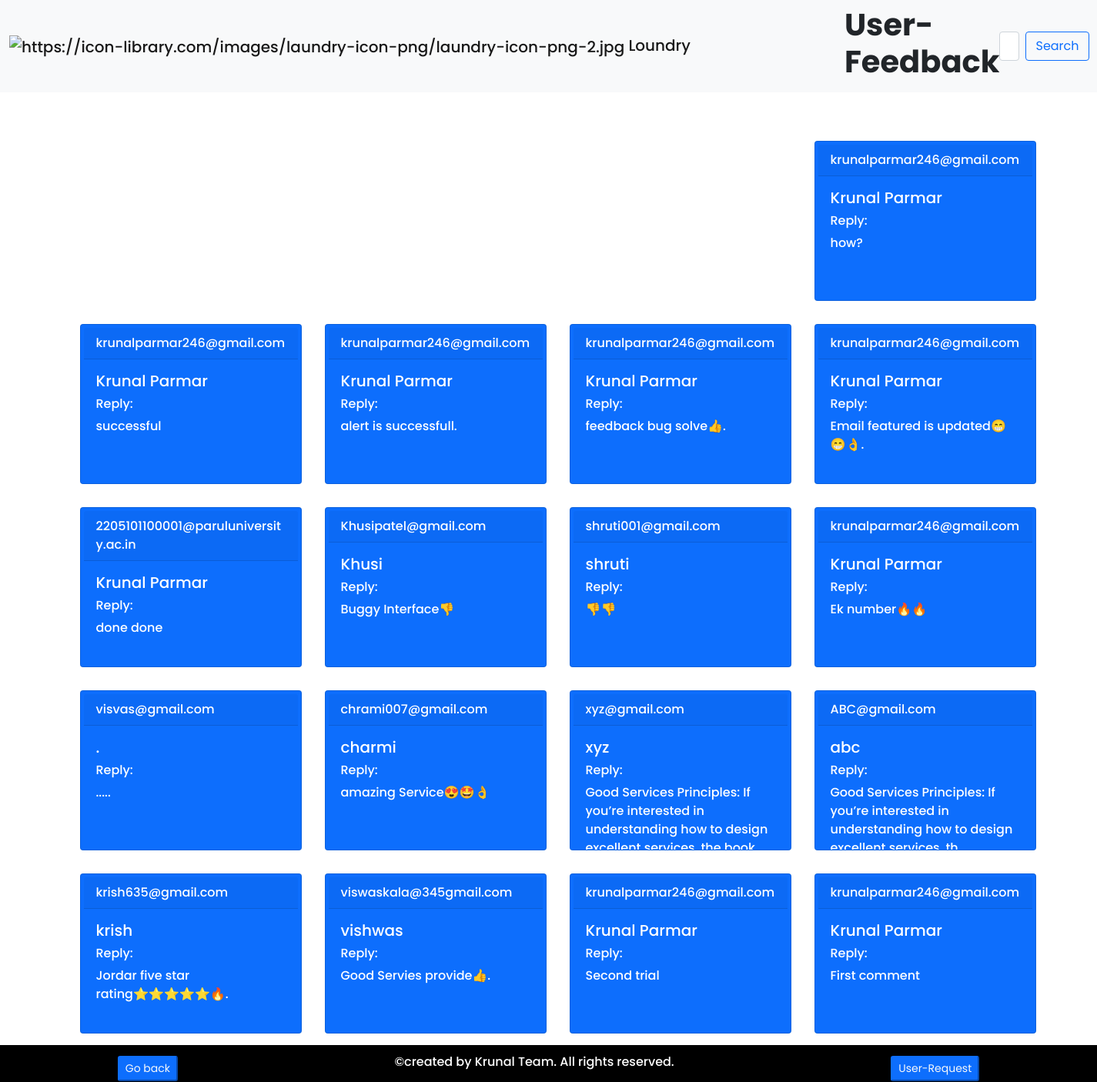
Screenshot of /feedback2.php (signed in) with the database file from the repository.
### tables this page shows
CREATE TABLE `feedback` (
  `id` int(11) NOT NULL,
  `name` text NOT NULL,
  `email` varchar(50) NOT NULL,
  `comment` varchar(500) NOT NULL
);

### feedback2.php (the view, shortened to what this page needs)
<?php
require 'config.php';
if (!empty(isset($_POST['sear']))) {
  $search = $_POST['search'];
  if ($search=='') {
    $query = "SELECT * FROM feedback";
    $result = mysqli_query($conn, $query);
  }
  else{
  $query = "SELECT * FROM feedback WHERE CONCAT(name,email) LIKE'%$search%'";
  $result = mysqli_query($conn, $query);
  }
}
else {
$query = "SELECT * FROM feedback";
$result = mysqli_query($conn, $query);
}
?>
<!DOCTYPE html>
<html lang="en">
<head>
    <link href="https://cdn.jsdelivr.net/npm/bootstrap@5.0.2/dist/css/bootstrap.min.css" rel="stylesheet">
</head>
<body>
    <nav class="navbar navbar-expand-lg navbar-light bg-light">
      <div class="container-fluid d-flex  justify-content-between">
        <a class="navbar-brand" href="#"><img class="sm" src="https://icon-library.com/images/laundry-icon-png/laundry-icon-png-2.jpg" alt="https://icon-library.com/images/laundry-icon-png/laundry-icon-png-2.jpg">&nbsp;Loundry</a>
        <h2>User-Feedback</h2>
        <form class="d-flex" action="feedback2.php" method="post">
          <input class="form-control me-2" type="search" placeholder="Search Name | Mail" aria-label="Search" name="search">
          <button class="btn btn-outline-primary" type="submit" name="sear">Search</button>
        </form>
    </nav>
    <div class="container my-5">
      <?php if(mysqli_num_rows($result) > 0): ?>
        <?php while($row = mysqli_fetch_assoc($result)): ?>
          <div class="card text-white bg-primary p-1 overflow-auto js" style="width:18rem; height: 13rem; ">
            <div class="card-header js"><?php echo $row['email']; ?></div>
            <div class="card-body">
              <h5 class="card-title js"><?php echo $row['name'];?></h5>
              <h6>Reply:</h6>
              <p class="card-text js"><?php echo $row['comment'];?></p>
            </div>
          </div>
          <?php endwhile; ?>
          <?php endif; ?>
        </div>
    <footer class="fixed-bottom">
    <div class="d-flex justify-content-around m-0">
      <button class="btn-sm btn-primary m-1"><a class="text-light"style="text-decoration:none;"href="dashboard2.php">Go back</a></button>
      <p>&copy;created by Krunal Team. All rights reserved.</p>
      <button class="btn-sm btn-primary m-1">
        <a class="text-light" style="text-decoration:none;" href="view_request2.php">User-Request</a>
      </button>
    </div>
    </footer>
  </body>
</html>

### feedback2.php (style rules this page uses)
body { background:url("https://images.pexels.com/photos/129731/pexels-photo-129731.jpeg"); background-position: 0%; background-repeat: repeat-y; overflow-y: scroll; font-family: "Poppins", sans-serif; font-weight: 500; font-style: normal; font-size:1rem; }
.container { display: flex; flex-direction: row-reverse; flex-wrap: wrap-reverse; }
.card { margin: 15px; transition: all 0.2s ease; }

### rows the page displays
feedback: email "krunalparmar246@gmail.com", name "Krunal Parmar", comment "First comment"
feedback: email "krunalparmar246@gmail.com", name "Krunal Parmar", comment "Second trial"
feedback: email "viswaskala@345gmail.com", name "vishwas", comment "Good Servies provide👍."
feedback: email "krish635@gmail.com", name "krish", comment "Jordar five star rating⭐⭐⭐⭐⭐🔥."
feedback: email "ABC@gmail.com", name "abc", comment "Good Services Principles: If you’re interested in understanding how to design…"
feedback: email "xyz@gmail.com", name "xyz", comment "Good Services Principles: If you’re interested in understanding how to design…"
feedback: email "chrami007@gmail.com", name "charmi", comment "amazing Service😍🤩👌"
feedback: email "visvas@gmail.com", name ".", comment "....."
feedback: email "krunalparmar246@gmail.com", name "Krunal Parmar", comment "Ek number🔥🔥"
feedback: email "shruti001@gmail.com", name "shruti", comment "👎👎"
feedback: email "Khusipatel@gmail.com", name "Khusi", comment "Buggy Interface👎"
feedback: email "2205101100001@paruluniversity.ac.in", name "Krunal Parmar", comment "done done"
feedback: email "krunalparmar246@gmail.com", name "Krunal Parmar", comment "Email featured is updated😁😁👌."
feedback: email "krunalparmar246@gmail.com", name "Krunal Parmar", comment "feedback bug solve👍."
feedback: email "krunalparmar246@gmail.com", name "Krunal Parmar", comment "alert is successfull."
feedback: email "krunalparmar246@gmail.com", name "Krunal Parmar", comment "successful"
feedback: email "krunalparmar246@gmail.com", name "Krunal Parmar", comment "how?"
